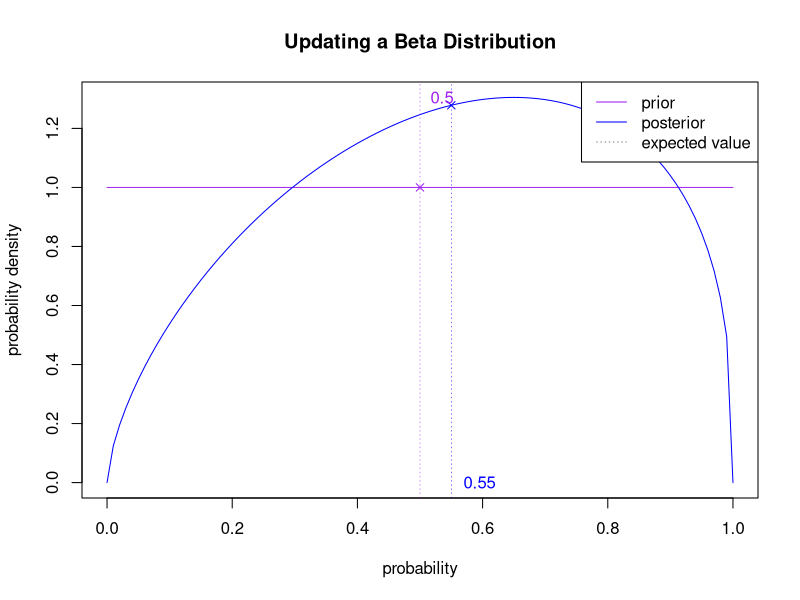

Recreate this plot in R.
#specify shape of beta prior
a_prior <- 1
b_prior <- 1

#count of successes and failures
n_success <- 0.65
n_fail <- 0.35

#compute shape of posterior distribution (also beta)
a_posterior <- a_prior + n_success
b_posterior <- b_prior + n_fail

#compute expected values
expected_value_prior <- a_prior / (a_prior + b_prior)
expected_value_posterior <- a_posterior / (a_posterior + b_posterior)

#turn it into a graph
prob_range <- 0:100 / 100
prior_dens <- dbeta(prob_range, a_prior, b_prior)
posterior_dens <- dbeta(prob_range, a_posterior, b_posterior)
plot(prob_range, prior_dens, type = "l", col = "purple", ylab = "probability density", xlab = "probability", 
     main = "Updating a Beta Distribution", ylim = c(0, max(c(prior_dens, posterior_dens))))
points(expected_value_prior, prior_dens[which.min(abs(prob_range - expected_value_prior))], col = "purple", pch = 4)
lines(prob_range, posterior_dens, col = "blue")
points(expected_value_posterior, posterior_dens[which.min(abs(prob_range - expected_value_posterior))], col = "blue", pch = 4)
abline(v = expected_value_prior, lty = 3, lwd = 0.5, col = "purple")
abline(v = expected_value_posterior, lty = 3, lwd = 0.5, col = "blue")
legend(x = "topright", legend = c("prior", "posterior", "expected value"), col = c("purple", "blue", "black"), lwd = c(1,1,0.5), lty = c(1,1,3))
text(labels = round(expected_value_prior, 2), expected_value_prior + 0.035, y = max(c(prior_dens, posterior_dens)), col = "purple")
text(labels = round(expected_value_posterior, 2), expected_value_posterior + 0.045, y = 0, col = "blue")

#visualize partial success uncertainty
f <- function(){
  success <- rbinom(1, 1, 0.65)
  rbeta(1, 1 + success, 2 - success)
}
mean(replicate(1E5, f()))
